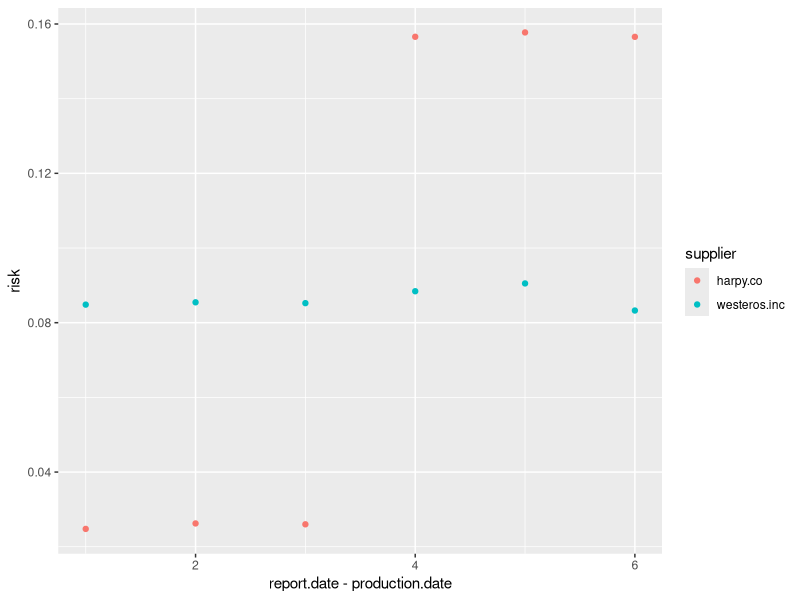
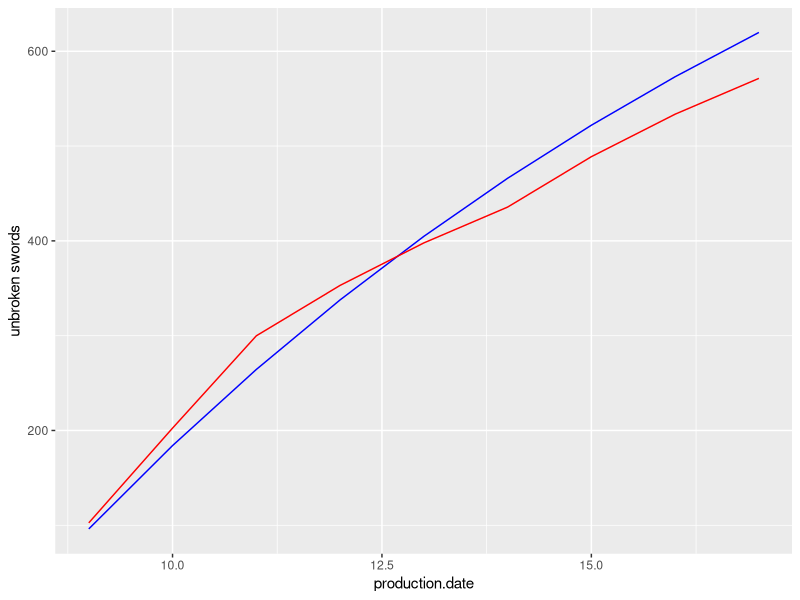

These figures' R source, in order:
## ---- chunk 1
library(ggplot2)
library(dplyr)
library(tidyr)
## ---- chunk 2
steel <- read.csv("production-data.csv")
steel <- steel %>% 
  group_by(unsullen.id, production.date) %>%
  mutate(
    unbroken = lag(cumsum(produced) - cumsum(defects)),
    broke_perc = defects / unbroken
  )
## ---- chunk 3
steel.sum <- steel %>% 
  group_by(supplier, production.date, report.date) %>%
  filter(production.date != report.date) %>%
  summarize(
    mean = mean(broke_perc)
  )
## ---- chunk 4
steel.sum <- steel.sum %>% 
  group_by(supplier, report.date - production.date) %>%
  mutate(
    memean = exp(mean(log(mean))),
    deviation = mean/memean
  )
## ---- chunk 5
steel.time <- steel.sum %>%
  ungroup() %>%
  select(supplier, report.date, production.date, deviation) %>%
  spread(report.date, deviation)
print(steel.time)
## ---- chunk 6
steel.sword.life <- steel %>%
  group_by(supplier, report.date - production.date) %>%
  filter(report.date - production.date != 0) %>%
  summarize(
    defects.sum = sum(defects),
    swords.sum = sum(unbroken),
    risk = defects.sum/swords.sum
  )

ggplot(steel.sword.life, aes(x = `report.date - production.date`, y = risk)) +
         geom_point(aes(colour = supplier))
## ---- chunk 7
risk.west <- mean(
  (steel.sword.life %>%
    filter(supplier == "westeros.inc")
   )$risk
  )

risk.harp.1 <- mean(
  (steel.sword.life %>%
    filter(supplier == "harpy.co") %>%
    slice(1:3)
   )$risk
  )

risk.harp.2 <- mean(
  (steel.sword.life %>%
     filter(supplier == "harpy.co") %>%
     slice(4:6)
  )$risk
)

swords.mean <- mean(
  (steel %>%
     filter(produced != 0)
  )$produced
)
## ---- chunk 8
production.date <- (9:17)

unbroken <- rep(swords.mean, 9)
unbroken <- unbroken*(1-risk.west)^(1:9)
unbroken <- cumsum(unbroken)

west.model <- data.frame(production.date, unbroken)

unbroken <- rep(swords.mean, 9)
unbroken <- c(unbroken[1:3]*(1-risk.harp.1)^(1:3),
              unbroken[4:9]*(1-risk.harp.2)^(4:6))
unbroken <- cumsum(unbroken)

harp.model <- data.frame(production.date, unbroken)

models <- data.frame(production.date, west.model$unbroken, harp.model$unbroken)

ggplot(models, aes(x = production.date), color=condition) +
  geom_line(aes(y=west.model.unbroken), color="blue") +
  geom_line(aes(y=harp.model.unbroken), color="red") +
  ylab("unbroken swords")
## ---- chunk 9
expect.west <- function(n) {
  prob.west <- rep(risk.west, n)
  prob.west <- c(prob.west*(1-risk.west)^(0:(n-1)), (1-risk.west)^(n))
  mean.west <- sum(prob.west*(1:(n+1)))
  return(mean.west)
}

expect.west.all = mean(sapply((1:9), expect.west))

expect.harp <- function(n) {
  prob.harp <- c(risk.harp.1, risk.harp.1*(1-risk.harp.1),
                 risk.harp.1*(1-risk.harp.1)^2)
  temp <- rep(risk.harp.2*(1-risk.harp.1)^3, 6)
  prob.harp <- c(prob.harp, temp*(1-risk.harp.2)^(0:5))
  prob.harp <- head(prob.harp, n)
  if(n == 1) {
    prob.harp <- c(prob.harp, 1-risk.harp.1)
  } else if(n == 2) {
    prob.harp <- c(prob.harp, (1-risk.harp.1)^2)
  } else {
    prob.harp <- c(prob.harp, (1-risk.harp.1)^3*(1-risk.harp.2)^(n-3))
  }
  mean.harp <- sum(prob.harp*(1:(n+1)))
  return(mean.harp)
}

expect.harp.all = mean(sapply((1:9), expect.harp))

print(expect.harp.all)
print(expect.west.all)
